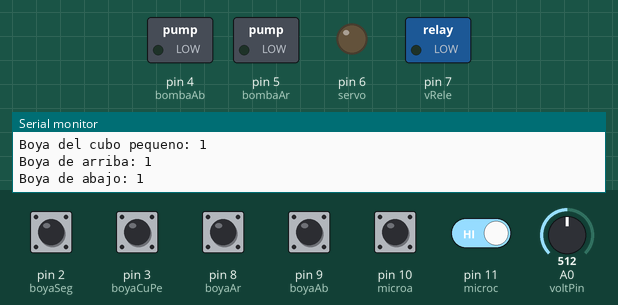
Recording of a sketch running on a simulated Arduino Uno, built with avr-gcc and run on an emulated ATmega328P. Parts: switched loads named in the sketch (green lamp = pin HIGH), output pins drawn as LEDs (lit = HIGH), the last lines printed to the serial monitor. The inputs (shaded band) are chosen by the test bench; at power-on: pin 2 (boyaSeg), pin 3 (boyaCuPe), pin 8 (boyaAr), pin 9 (boyaAb), pin 10 (microa), pin 11 (microc) HIGH, A0 (voltPin) = 512.

Above: at 2.9 s.
3.0 s: A0 (voltPin) set to 726
7.8 s: A0 (voltPin) set to 752
At 12.2 s:
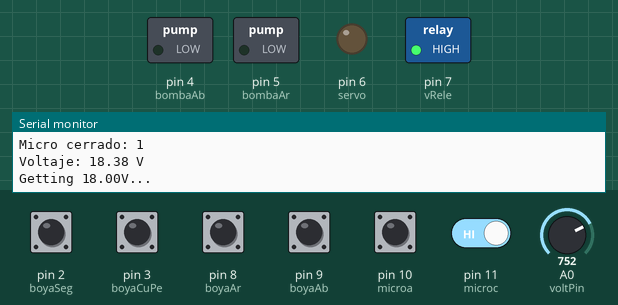
14.7 s: A0 (voltPin) set to 571
18.8 s: A0 (voltPin) set to 542
At 21.7 s:
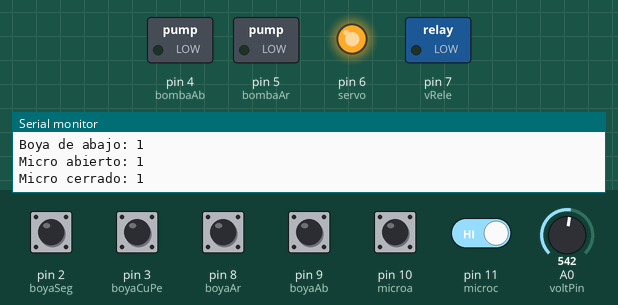
22.1 s: pin 11 (microc) driven LOW
At 24.5 s:
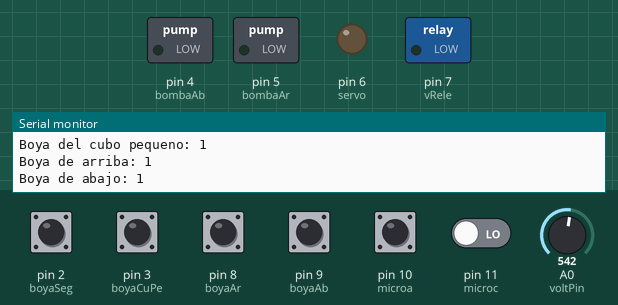
Timing chart, 0 to 26.0 s (numbered marks = the images above; inputs shaded):
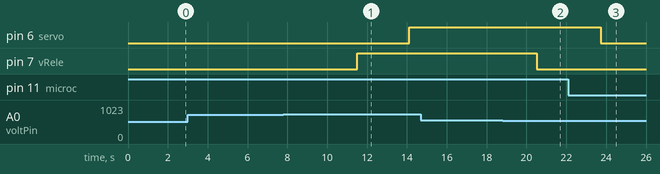

The sketch:

Proyecto_HDP_1.ino
```cpp
//LIBRARIES

//LIBRARIES

//SETTINGS

const bool serial = 1; // usar para comunicar con pc
const float vmax = 18; // voltaje al que deja de cargar
const float vload = 13.5; // voltaje al que empieza a cargar
const float vmin = 13; // voltaje al que deja de funcionar el sistema
const int ciclos = 301; // tiempo de subir al cubo (seg) * 10 + 1

unsigned const int led = 13;

//SETTINGS

//I/O

unsigned const int vRele = 7;
unsigned const int servo = 6;
unsigned const int bombaAr = 5;
unsigned const int bombaAb = 4;

unsigned const int boyaSeg = 2;
unsigned const int boyaCuPe = 3;
unsigned const int boyaAr = 8;
unsigned const int boyaAb = 9;
unsigned const int microa = 10;
unsigned const int microc = 11;

unsigned const int voltPin = A0;

//I/O

//VARIABLES

bool eboyaSeg;
bool eboyaCuPe;
bool eboyaAr;
bool eboyaAb;
bool emicroa;
bool emicroc;
float volt;

bool trigger = 0;

//VARIABLES

//SETUP

void setup()
{
  if (serial == 1)
  {
    Serial.begin(115200);
    delay(500);
    Serial.println("Booting...");
  }

  apagado();
  digitalWrite(vRele,0);

  pinMode(vRele,OUTPUT);
  pinMode(servo,OUTPUT);
  pinMode(bombaAr,OUTPUT);
  pinMode(bombaAb,OUTPUT);
  pinMode(boyaSeg,INPUT);
  pinMode(boyaCuPe,INPUT);
  pinMode(boyaAr,INPUT);
  pinMode(boyaAb,INPUT);
  pinMode(microa,INPUT);
  pinMode(microc,INPUT);

  digitalWrite(vRele,0);
  apagado();
  vital();
  while (volt < vmax)
  {
    vital();
    if (serial == 1)
    {
      Serial.print("Getting ");
      Serial.print(vmax);
      Serial.println("V...\n");
      delay(1000);
    }
  }
  regar(0);
  if (serial == 1)
  {
    Serial.println("Ready");
  }
}

//SETUP

//LOOP

void loop()
{
  vital();

  if (trigger == 0)
  {
    digitalWrite(led,0);
    apagado();
    if (serial == 1)
    {
      Serial.println("OFF");
      Serial.println("");
    }
  }
  else
  {
    digitalWrite(led,1);
    if (serial == 1)
    {
      Serial.println("ON");
      Serial.println("");
    }
    if (eboyaCuPe == 0)
    {
      if (eboyaSeg == 0)
      {
        bombear(0);
        if (serial == 1)
        {
          Serial.println("bombear a cubo pequeno");
          Serial.println("");
        }
      }
      else
      {
        if (serial == 1)
        {
          Serial.println("SIN AGUA\n");
        }
        apagado();
      }
    }
    if (eboyaCuPe == 1 && eboyaAr == 0)
    {
      bombear(1);
      if (serial == 1)
      {
          Serial.println("bombear a cubo grande");
          Serial.println("");
      }
      for (int i=0;i<ciclos;i++)
      {
        vital();
        if (eboyaAr == 1)
        {
          i = i + 301;
        }
        if (serial == 1)
        {
          Serial.println(i);
        }
        delay(100);
      }
      apagado();
    }
    if (eboyaAr == 1)
    {
      if (serial == 1)
      {
        Serial.println("regar");
        Serial.println("");
      }
      regar(1);
      while (eboyaAb == 0){vital();}
      regar(0);
    }
  }
}

//LOOP

//FUCTIONS

void vital()
{
  leer();
  voltControl();
}

void voltControl()
{
  if (volt <= vload)
  {
    digitalWrite(vRele,0); // carga
  }
  if (volt >= vmax)
  {
    digitalWrite(vRele,1); // no carga
  }
}

float floatmap(float x, float in_min, float in_max, float out_min, float out_max)
{
   return (x - in_min) * (out_max - out_min) / (in_max - in_min) + out_min;
}

void leer()
{
  eboyaSeg = digitalRead(boyaSeg);
  eboyaCuPe = digitalRead(boyaCuPe);
  eboyaAr = digitalRead(boyaAr);
  eboyaAb = digitalRead(boyaAb);
  emicroa = digitalRead(microa);
  emicroc = digitalRead(microc);
  volt = floatmap(analogRead(voltPin), 0, 1023, 0.0, 25.0);

  if (volt <= vmin || eboyaSeg == 0)
  {
    trigger = 0;
  }
  if (volt >= vmax)
  {
    trigger = 1;
  }
  if (serial == 1)
  {
    Serial.print("Boya de seguridad: ");
    Serial.println(eboyaSeg);
    delay(200);
    Serial.print("Boya del cubo pequeno: ");
    Serial.println(eboyaCuPe);
    delay(200);
    Serial.print("Boya de arriba: ");
    Serial.println(eboyaAr);
    delay(200);
    Serial.print("Boya de abajo: ");
    Serial.println(eboyaAb);
    delay(200);
    Serial.print("Micro abierto: ");
    Serial.println(emicroa);
    delay(200);
    Serial.print("Micro cerrado: ");
    Serial.println(emicroc);
    delay(200);
    Serial.print("Voltaje: ");
    Serial.print(volt);
    Serial.println(" V");
    delay(200);
    Serial.println("");
    delay(200);
  }
}

void bombear(bool y)
{
  if (y == 0)
  {
    digitalWrite(bombaAb,1); // enciende
    digitalWrite(bombaAr,0); // apaga
  }
  else
  {
    digitalWrite(bombaAb,0); // apaga
    digitalWrite(bombaAr,1); // enciende
  }
}

void apagado()
{
  digitalWrite(bombaAb,0); // apaga
  digitalWrite(bombaAr,0); // apaga
  digitalWrite(servo,0); // apaga
}

void regar(bool x)
{
  vital();
  apagado();
  while (volt <= vmax){vital();if (serial == 1){Serial.println("PREPARANDO...");delay(1000);}}
  if (x == 1)
  {
    if (emicroa == 0)
    {
      if (serial == 1)
      {
        Serial.println("abierto");
        Serial.println("");
      }
    }
    else
    {
      digitalWrite(servo,1); //on
      while (emicroa == 1)
      {
        vital();
        if (serial == 1)
        {
          Serial.println("abriendo");
          Serial.println("");
        }
      }
      digitalWrite(servo,0); //off
      if (serial == 1)
      {
        Serial.println("abierto");
        Serial.println("");
      }
    }
  }
  else
  {
    if (emicroc == 0)
    {
      if (serial == 1)
      {
        Serial.println("cerrado");
        Serial.println("");
      }
    }
    else
    {
      digitalWrite(servo,1); //on
      while (emicroc == 1)
      {
        vital();
        if (serial == 1)
        {
          Serial.println("cerrando");
          Serial.println("");
        }
      }
      digitalWrite(servo,0); //off
      if (serial == 1)
      {
        Serial.println("cerrado");
        Serial.println("");
      }
    }
  }
}

//FUNCTIONS
```

Measured:
- the behaviour switches between 736 and 737 on A0 (voltPin) (found by bisection; images 0 and 1)
- the behaviour switches between 553 and 552 on A0 (voltPin) (found by bisection; images 1 and 2)
- after the input at 7.8 s, pin 6 (servo): LOW → HIGH after 6.3 s; pin 7 (vRele): LOW → HIGH after 3.7 s
- after the input at 18.8 s, pin 7 (vRele): HIGH → LOW after 1.7 s
- after the input at 22.1 s, pin 6 (servo): HIGH → LOW after 1.6 s
